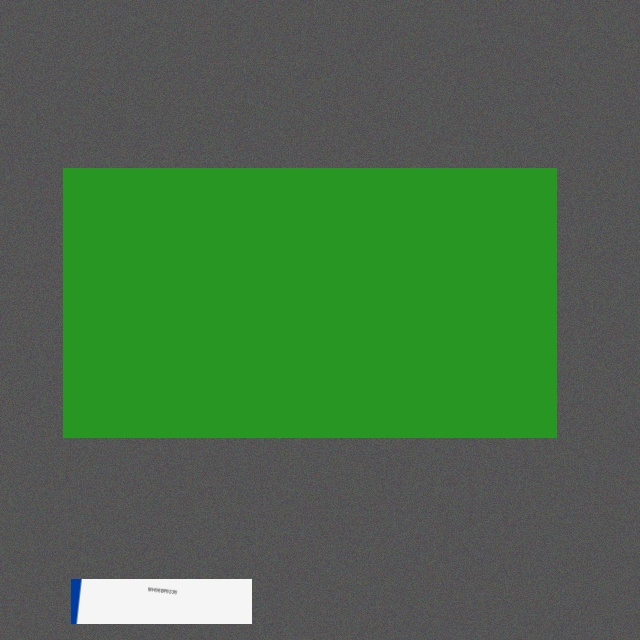
#> input picture datasets/plates_synth/images/train/plate_train_0013.jpg, 640 x 640 px
$ python -i enhance.py   (imports and definitions only)
#> lines starting #> are read from the running program, lines starting #| are printed output that depends on the picture
#> further down, picture is the input picture: shape (640, 640, 3); mean B, G, R 71.8, 109.2, 73.3
"""Plate image enhancement: CLAHE always, classical deblur when gated."""

from __future__ import annotations

from abc import ABC, abstractmethod

import cv2
import numpy as np

# Tunable thresholds for heavy enhancement gating.
QUALITY_THRESHOLD = 0.45
CONFIDENCE_THRESHOLD = 0.65


class Enhancer(ABC):
    """Heavy restoration interface (deblur / super-resolution)."""

    @abstractmethod
    def enhance(self, image: np.ndarray) -> np.ndarray:
        """Return restored BGR image."""


class NoopEnhancer(Enhancer):
    """Identity heavy enhancer — used when classical deblur is disabled."""

    def enhance(self, image: np.ndarray) -> np.ndarray:
        return image


class ClassicalDeblurEnhancer(Enhancer):
    """OpenCV classical restoration: unsharp mask + optional Wiener-like denoise.

    Not a learned SR model, but a real non-identity path for motion-blurred /
    soft plate crops when the quality/confidence gate fires.
    """

    def __init__(self, amount: float = 1.4, radius: float = 1.2, denoise: bool = True) -> None:
        self.amount = amount
        self.radius = radius
        self.denoise = denoise

    def enhance(self, image: np.ndarray) -> np.ndarray:
        if image.size == 0:
            return image
        work = image
        if self.denoise and min(image.shape[:2]) >= 16:
            work = cv2.bilateralFilter(work, d=5, sigmaColor=40, sigmaSpace=40)
        blurred = cv2.GaussianBlur(work, (0, 0), self.radius)
        sharpened = cv2.addWeighted(work, 1.0 + self.amount, blurred, -self.amount, 0)
        return np.clip(sharpened, 0, 255).astype(np.uint8)


def apply_clahe(image: np.ndarray, clip_limit: float = 2.0, tile_size: int = 8) -> np.ndarray:
    """Apply CLAHE on the L channel in LAB color space."""
#> called with clip_limit = 2, tile_size = 8
    if image.ndim == 2:
        gray = image
        clahe = cv2.createCLAHE(clipLimit=clip_limit, tileGridSize=(tile_size, tile_size))
        return clahe.apply(gray)
    lab = cv2.cvtColor(image, cv2.COLOR_BGR2LAB)
#> lab: shape (640, 640, 3); mean of channels 0, 1, 2 110.3, 111, 143.9
    l, a, b = cv2.split(lab)
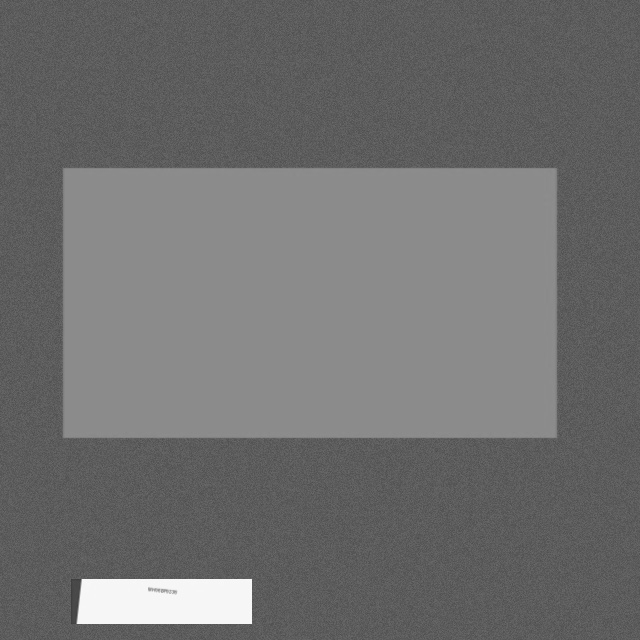
#> l: shape (640, 640); min 59, max 253, mean 110.3
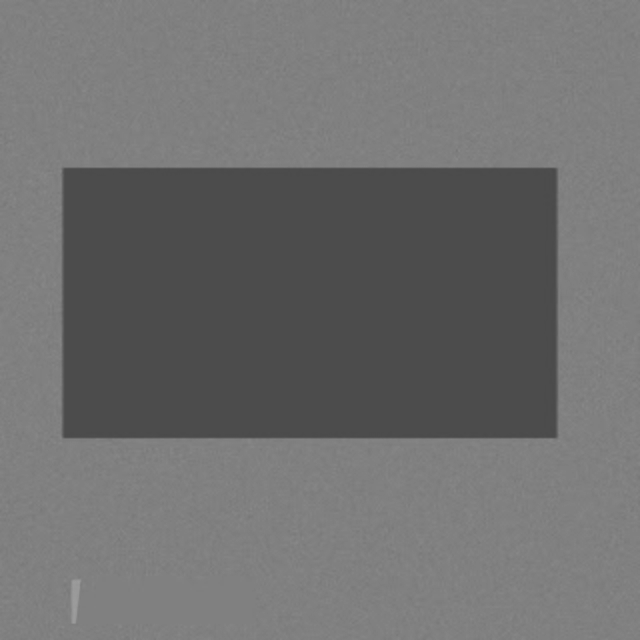
#> a: shape (640, 640); min 74, max 158, mean 111
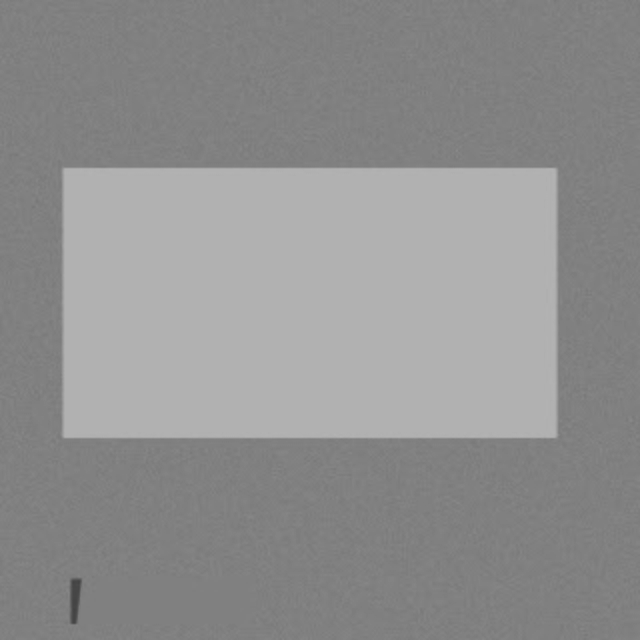
#> b: shape (640, 640); min 66, max 179, mean 143.9
    clahe = cv2.createCLAHE(clipLimit=clip_limit, tileGridSize=(tile_size, tile_size))
    l2 = clahe.apply(l)
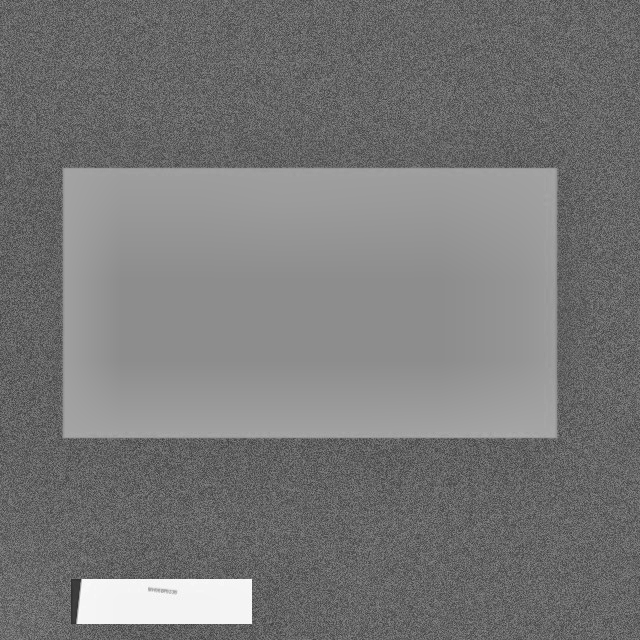
#> l2: shape (640, 640); min 45, max 254, mean 119.3
    merged = cv2.merge([l2, a, b])
#> merged: shape (640, 640, 3); mean of channels 0, 1, 2 119.3, 111, 143.9
    return cv2.cvtColor(merged, cv2.COLOR_LAB2BGR)
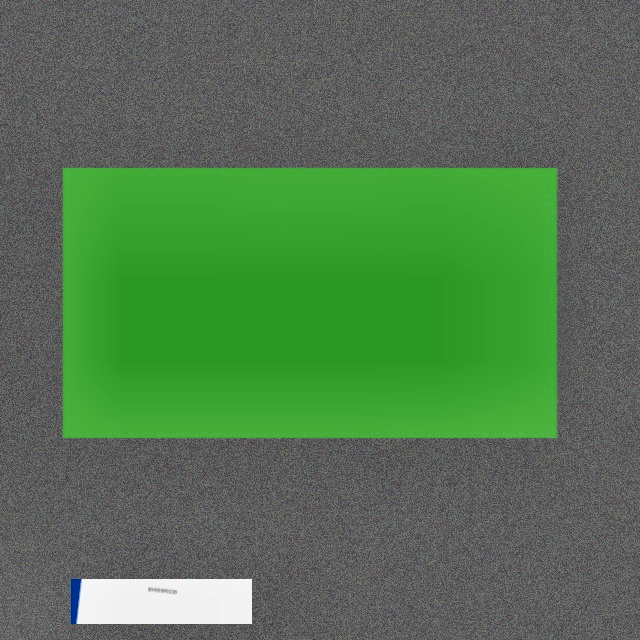
#> returned value: shape (640, 640, 3); mean B, G, R 80.4, 118.2, 83.6


def should_use_heavy_enhancement(quality: float, confidence: float | None) -> bool:
    """Gate heavy restoration on low frame quality or low recognition confidence."""
    return quality < QUALITY_THRESHOLD or (
        confidence is not None and confidence < CONFIDENCE_THRESHOLD
    )


def enhance_plate(
    image: np.ndarray,
    quality: float,
    confidence: float | None,
    enhancer: Enhancer | None = None,
) -> np.ndarray:
    """Always CLAHE; optionally apply heavy enhancer when gated."""
    out = apply_clahe(image)
    if should_use_heavy_enhancement(quality, confidence):
        heavy = enhancer or ClassicalDeblurEnhancer()
        out = heavy.enhance(out)
    return out

>>> import cv2
>>> picture = cv2.imread('../../../../datasets/plates_synth/images/train/plate_train_0013.jpg')
>>> result = apply_clahe(picture)

$ run again, on datasets/plates_synth/images/train/plate_train_0112.jpg
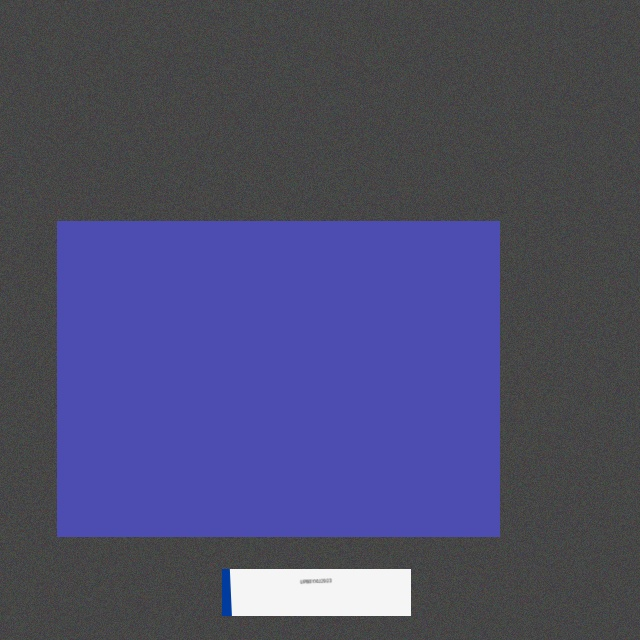
#> input picture datasets/plates_synth/images/train/plate_train_0112.jpg, 640 x 640 px
#> picture is the input picture: shape (640, 640, 3); mean B, G, R 110.2, 76, 75.9
#> lab: shape (640, 640, 3); mean of channels 0, 1, 2 86.6, 137.9, 109.5
#> in apply_clahe, `l, a, b = cv2.split(lab)`:
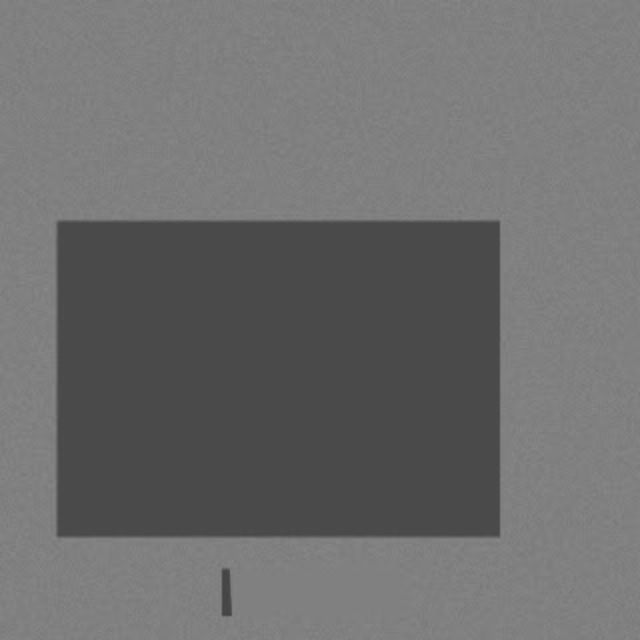
#> b: shape (640, 640); min 68, max 136, mean 109.5
#> merged: shape (640, 640, 3); mean of channels 0, 1, 2 99, 137.9, 109.5
#> in apply_clahe, `return cv2.cvtColor(merged, cv2.COLOR_LAB2BGR)`:
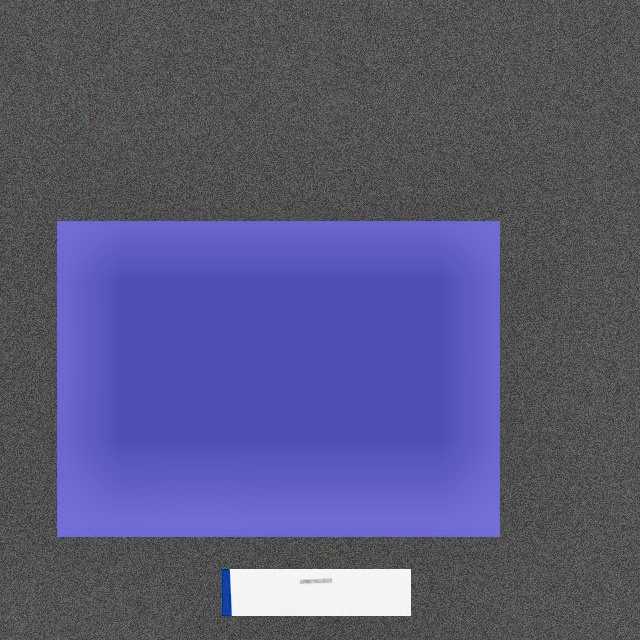
#> returned value: shape (640, 640, 3); mean B, G, R 122.9, 87.8, 88

$ run again, on datasets/plates_synth/images/train/plate_train_0120.jpg
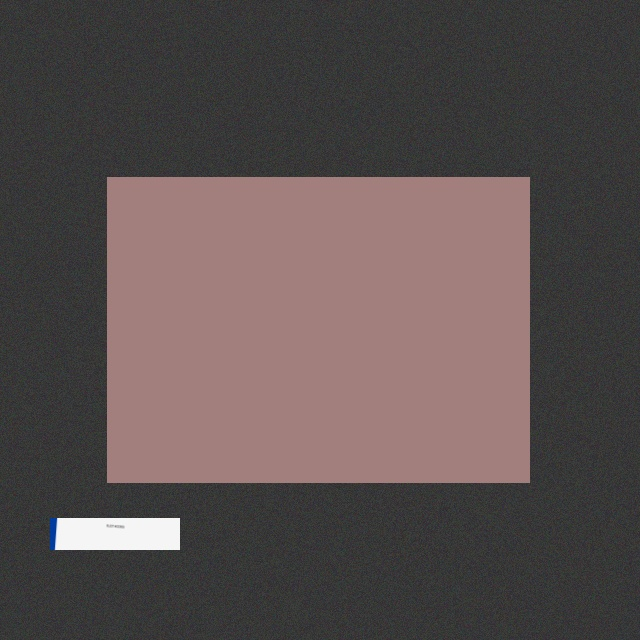
#> input picture datasets/plates_synth/images/train/plate_train_0120.jpg, 640 x 640 px
#> picture is the input picture: shape (640, 640, 3); mean B, G, R 79, 79.6, 90.6
#> lab: shape (640, 640, 3); mean of channels 0, 1, 2 87.6, 132.1, 129.9
#> in apply_clahe, `l, a, b = cv2.split(lab)`:
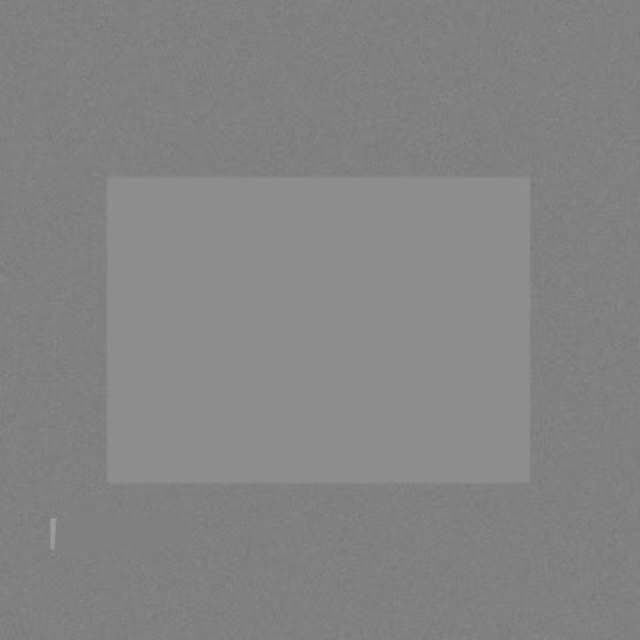
#> a: shape (640, 640); min 117, max 156, mean 132.1
#> in apply_clahe, `l2 = clahe.apply(l)`:
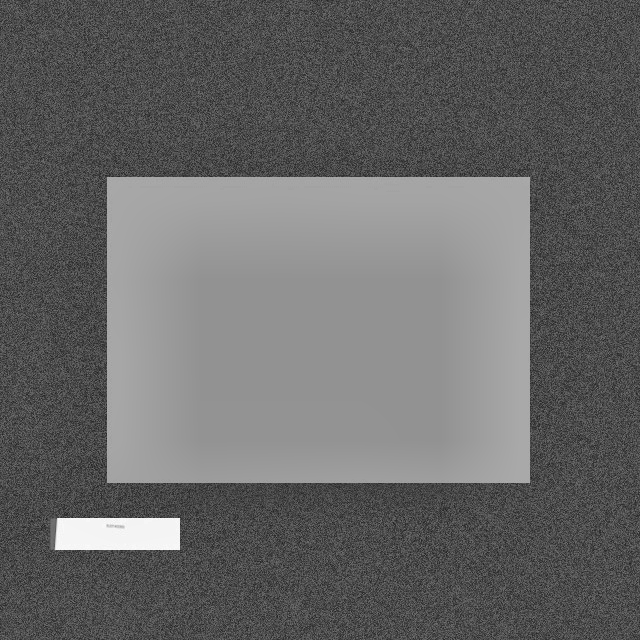
#> l2: shape (640, 640); min 29, max 252, mean 102.1
#> merged: shape (640, 640, 3); mean of channels 0, 1, 2 102.1, 132.1, 129.9
